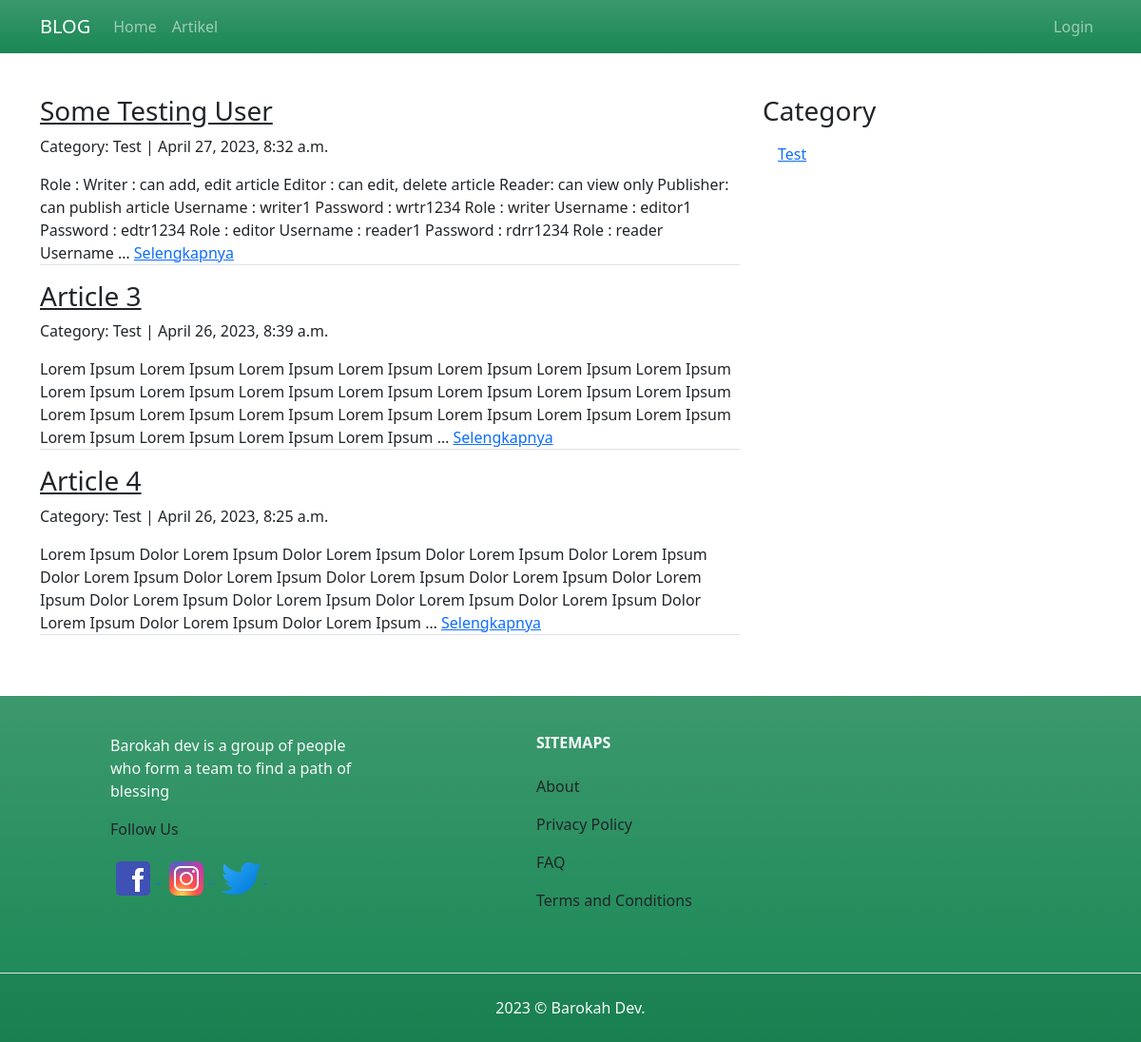
The page /article/1 on the database as committed earlier.
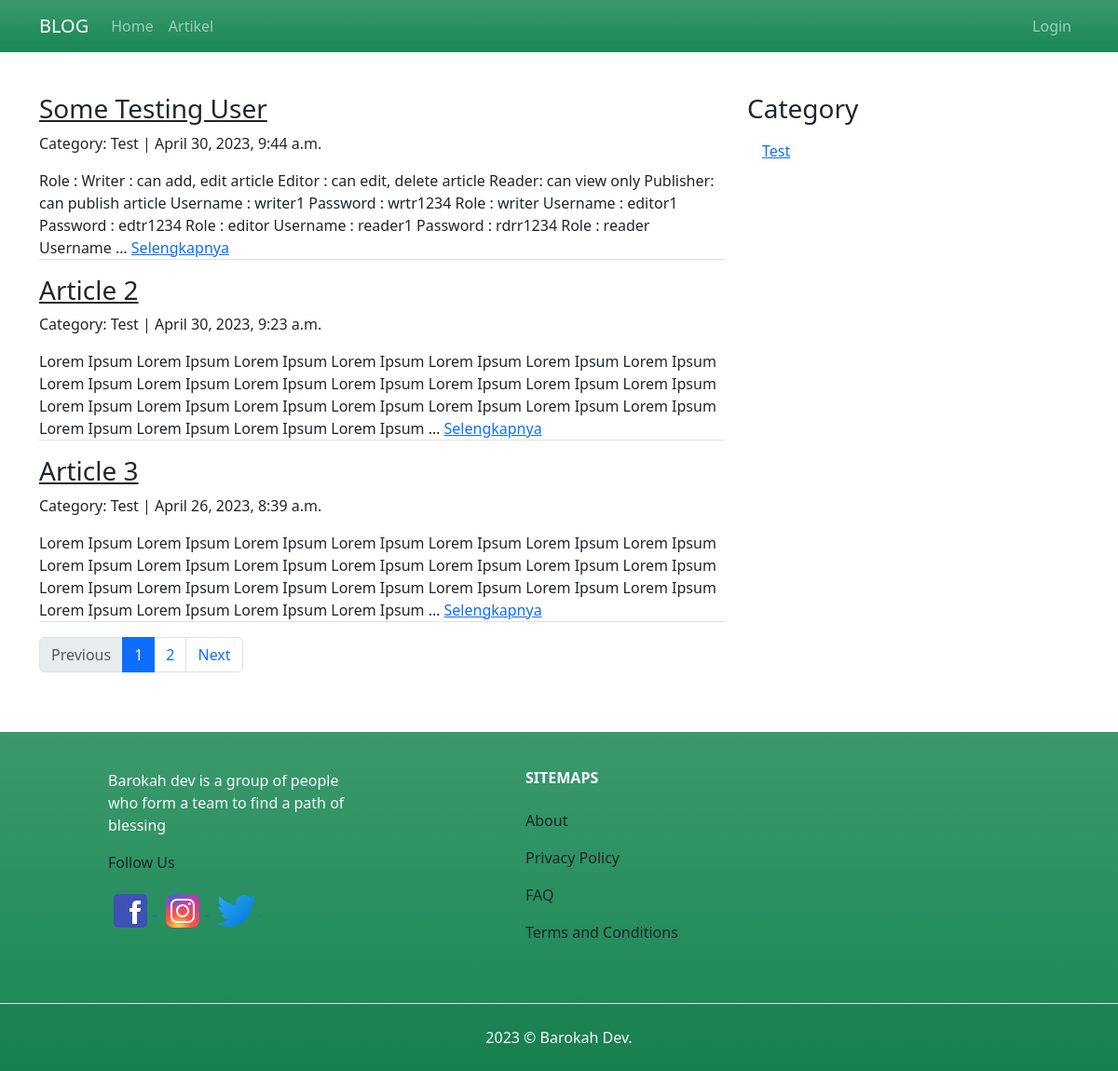
The same page on the database as committed later.
### article/models.py (models this page shows, shortened)
class Article(models.Model):
	title		= models.CharField(max_length=255)
	body 		= models.TextField()
	category_choices = [
		('Test', 'Test'),
		('News', 'News'),
		('Sport', 'Sport'),
	]
	category 	= models.CharField(
		max_length=10,
		choices=category_choices,
		default='Test'
	)
	created		= models.DateTimeField(auto_now_add=True)
	updated 	= models.DateTimeField(auto_now=True)
	is_published = models.BooleanField(default=False)
	published 	 = models.DateTimeField(null=True)
	slug		 = models.SlugField(blank=True, editable=False)
	class Meta:
		permissions = (
			('publish_article', 'Can publish article'),
		)

### article/views.py (the view)
# urls.py: path('<int:page>', ArticleListView.as_view(), name='list'),
class ArticleListView(ListView):
	model = Article
	template_name = "article/article_list.html"
	context_object_name = 'article_list'
	ordering = ['-published']
	paginate_by = 3
	def get_context_data(self,*args,**kwargs):
		category_list = self.model.objects.values_list('category', flat=True).distinct()
		self.kwargs.update({'category_list':category_list})
		kwargs = self.kwargs
		return super().get_context_data(*args,**kwargs)
	def get_queryset(self):
		self.queryset = self.model.objects.filter(is_published=True)
		return super().get_queryset()

### article/templates/article/article_list.html (shortened to what this page needs)
{% extends "base.html" %}
{% block contents %}
<div class="row">
	<div class="col-md-8">
			{% for article in article_list %}
				<h3><a class="text-dark" href="{% url 'article:detail' article.slug %}">{{article.title}}</a></h3>
				<p>Category: {{article.category}} | {{article.published}}</p>
				<p class="border-bottom">{{article.body|truncatewords:50}} <a href="{% url 'article:detail' article.slug %}">Selengkapnya</a></p>
			{% endfor %}
			{% if is_paginated %}
			<nav aria-label="articlePage">
			  <ul class="pagination">
			    {% if page_obj.has_previous %}
			    	<li class="page-item">
				      <a class="page-link" href="{% url 'article:list' page_obj.previous_page_number%}">Previous</a>
				    </li>
				{% else %}
					<li class="page-item disabled">
				      <a class="page-link" href="#" tabindex="-1" aria-disabled="true">Previous</a>
				    </li>
			    {% endif %}
			    {% for page in paginator.page_range %}
			    	{% if page is page_obj.number %}
			    	<li class="page-item active" aria-current="page">
			    		<span class="page-link" href="#">{{page}}</span>
			    	</li>
			    	{% else %}
			    	<li class="page-item">
			    		<a class="page-link" href="{% url 'article:list' page %}">{{page}}</a>
			    	</li>
			    	{% endif %}
			    {% endfor %}
			    {% if page_obj.has_next %}
			    	<li class="page-item">
				      <a class="page-link" href="{% url 'article:list' page_obj.next_page_number%}">Next</a>
				    </li>
				{% else %}
					<li class="page-item disabled">
				      <a class="page-link" href="#" tabindex="-1" aria-disabled="true">Next</a>
				    </li>
			    {% endif %}
			  </ul>
			</nav>
			{% endif %}
	</div>
	<div class="col-sm">
		<h3>Category</h3>
		<ul class="list-group list-group-flush">
		  	{% for category in category_list %}
		  		<li class="list-group-item"><a href="{% url 'article:category' category 1 %}">{{category}}</a></li>
		  	{% endfor %}
		</ul>
	</div>
</div>
{% endblock contents %}

Rows that differ between the two databases and show on the page:
no longer on this page (row unchanged): Article: title "Article 4", category "Test", published "April 26, 2023, 8:25 a.m.", body "Lorem Ipsum Dolor Lorem Ipsum Dolor Lorem Ipsum Dolor Lorem Ipsum Dolor Lorem Ipsum Dolor Lorem Ipsum Dolor Lorem Ipsum Dolor Lorem Ipsum Dolor Lorem Ipsum Dolor Lorem Ipsum Dolor Lorem Ipsum Dolor Lorem Ipsum Dolor Lorem Ipsum Dolor Lorem Ipsum Dolor Lorem Ipsum Dolor Lorem Ipsum Dolor Lorem Ipsum …"
changed Article "Some Testing User": published "April 27, 2023, 8:32 a.m." → "April 30, 2023, 9:44 a.m."
now on this page (row edited): Article: title "Article 2", category "Test", published "April 30, 2023, 9:23 a.m.", body "Lorem Ipsum Lorem Ipsum Lorem Ipsum Lorem Ipsum Lorem Ipsum Lorem Ipsum Lorem Ipsum Lorem Ipsum Lorem Ipsum Lorem Ipsum Lorem Ipsum Lorem Ipsum Lorem Ipsum Lorem Ipsum Lorem Ipsum Lorem Ipsum Lorem Ipsum Lorem Ipsum Lorem Ipsum Lorem Ipsum Lorem Ipsum Lorem Ipsum Lorem Ipsum Lorem Ipsum Lorem Ipsum …"
Other text that changed with them:
text now shown: "Previous Next"
new list line: "1"
new list line: "2"
